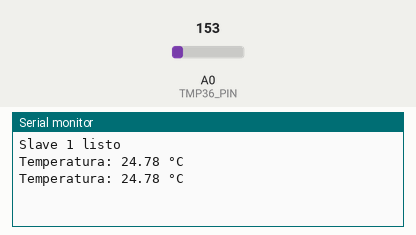
Simulated run of this sketch. Board: Arduino Uno, built with avr-gcc and run on an emulated ATmega328P. Shown: the last lines printed to the serial monitor. The test bench sets the inputs (shaded band); at power-on: A0 (TMP36_PIN) = 153.

Above: at 2.8 s.
2.9 s: A0 (TMP36_PIN) set to 165
At 3.8 s:
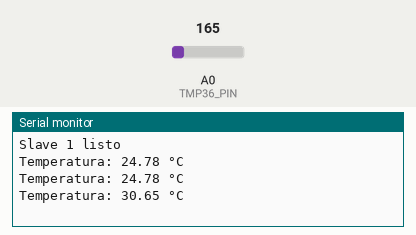
4.4 s: A0 (TMP36_PIN) set to 175
At 5.8 s:
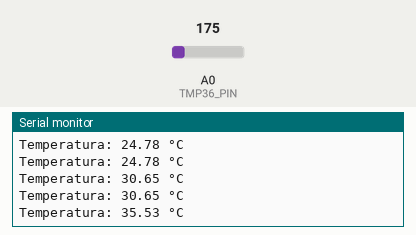
Timing chart, 0 to 7.4 s (numbered marks = the images above; inputs shaded):
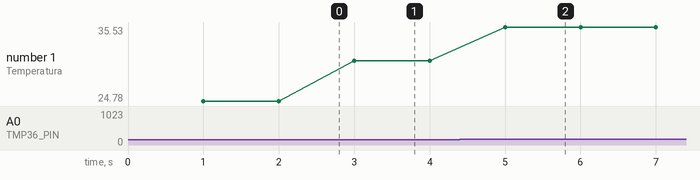

Measured:
- after the input at 2.9 s, the serial monitor: prints a new line after 0.10 s (image 1)
- after the input at 4.4 s, the serial monitor: prints a new line after 0.60 s (image 2)
- plotted number 1: 24.78 → 30.65 after the input at 2.9 s, 30.65 → 35.53 after the input at 4.4 s

The sketch:

esclavo1_sensor.ino
```cpp
#include <Wire.h>

// ── Configuración ──────────────────────────────────────
#define SLAVE_ADDRESS 0x08   // Dirección I2C de este slave
#define TMP36_PIN     A0     // Pin analógico del TMP36

// ── Variables globales ─────────────────────────────────
// volatile: la lee el callback I2C (que corre dentro de una interrupción)
// y la escribe el loop(). Sin volatile, el compilador podría asumir
// que no cambia y usar una copia vieja guardada en un registro.
volatile float temperatura = 0.0;
unsigned long ultimaLectura = 0;
const unsigned long INTERVALO = 1000; // 1 segundo

// ── Setup ──────────────────────────────────────────────
void setup() {
  Serial.begin(9600);

  Wire.begin(SLAVE_ADDRESS);         // Inicia I2C como Slave
  Wire.onRequest(enviarTemperatura); // Callback cuando Master pide dato

  Serial.println("Slave 1 listo");
}

// ── Loop ───────────────────────────────────────────────
void loop() {
  unsigned long ahora = millis();

  if (ahora - ultimaLectura >= INTERVALO) {
    ultimaLectura = ahora;

    // Leemos el valor analógico (0-1023) y lo convertimos a voltaje
    int lecturaCruda = analogRead(TMP36_PIN);
    float voltaje = lecturaCruda * (5.0 / 1023.0); // Convertir a voltios
    float lectura = (voltaje * 1000 - 500) / 10.0; // Convertir a °C

    // Escritura atómica: un float son 4 bytes y el AVR (8 bits) los copia
    // en varios pasos. Si el Master pidiera el dato justo a la mitad,
    // enviaríamos un valor corrupto. Por eso bloqueamos las interrupciones
    // durante la copia (dura microsegundos).
    noInterrupts();
    temperatura = lectura;
    interrupts();

    Serial.print("Temperatura: ");
    Serial.print(lectura);
    Serial.println(" °C");
  }
}

// ── Callback I2C ───────────────────────────────────────
void enviarTemperatura() {
  // Dentro del callback las interrupciones ya están deshabilitadas,
  // así que esta copia es segura.
  float t = temperatura;

  // Convertimos el float a 4 bytes y los enviamos
  byte datos[4];
  memcpy(datos, &t, 4);
  Wire.write(datos, 4);
}
```
